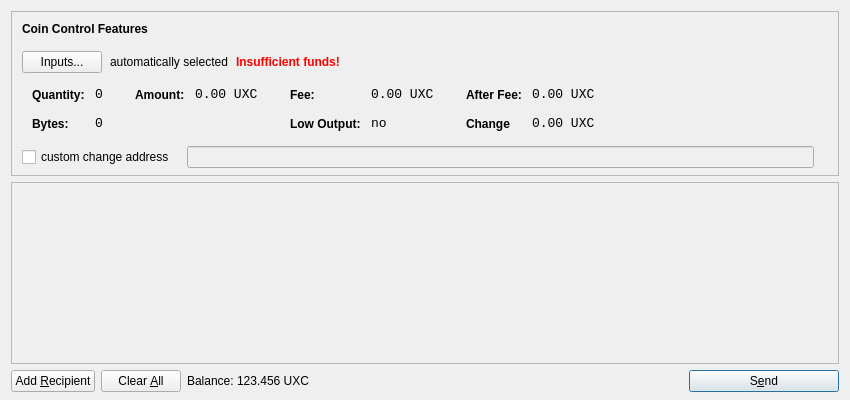
<?xml version="1.0" encoding="UTF-8"?>
<ui version="4.0">
 <class>SendCoinsDialog</class>
 <widget class="QDialog" name="SendCoinsDialog">
  <property name="geometry">
   <rect>
    <x>0</x>
    <y>0</y>
    <width>850</width>
    <height>400</height>
   </rect>
  </property>
  <property name="windowTitle">
   <string>Send Coins</string>
  </property>
  <layout class="QVBoxLayout" name="verticalLayout" stretch="0,1,0">
   <property name="bottomMargin">
    <number>8</number>
   </property>
   <item>
    <widget class="QFrame" name="frameCoinControl">
     <property name="sizePolicy">
      <sizepolicy hsizetype="Expanding" vsizetype="Expanding">
       <horstretch>0</horstretch>
       <verstretch>0</verstretch>
      </sizepolicy>
     </property>
     <property name="maximumSize">
      <size>
       <width>16777215</width>
       <height>16777215</height>
      </size>
     </property>
     <property name="frameShape">
      <enum>QFrame::StyledPanel</enum>
     </property>
     <property name="frameShadow">
      <enum>QFrame::Sunken</enum>
     </property>
     <layout class="QVBoxLayout" name="verticalLayoutCoinControl2">
      <property name="spacing">
       <number>-1</number>
      </property>
      <property name="leftMargin">
       <number>0</number>
      </property>
      <property name="topMargin">
       <number>0</number>
      </property>
      <property name="rightMargin">
       <number>0</number>
      </property>
      <property name="bottomMargin">
       <number>6</number>
      </property>
      <item>
       <layout class="QVBoxLayout" name="verticalLayoutCoinControl" stretch="0,0,0,0,1">
        <property name="spacing">
         <number>0</number>
        </property>
        <property name="leftMargin">
         <number>10</number>
        </property>
        <property name="topMargin">
         <number>10</number>
        </property>
        <item>
         <layout class="QHBoxLayout" name="horizontalLayoutCoinControl1">
          <property name="bottomMargin">
           <number>15</number>
          </property>
          <item>
           <widget class="QLabel" name="labelCoinControlFeatures">
            <property name="sizePolicy">
             <sizepolicy hsizetype="Preferred" vsizetype="Maximum">
              <horstretch>0</horstretch>
              <verstretch>0</verstretch>
             </sizepolicy>
            </property>
            <property name="font">
             <font>
              <weight>75</weight>
              <bold>true</bold>
             </font>
            </property>
            <property name="styleSheet">
             <string notr="true">font-weight:bold;</string>
            </property>
            <property name="text">
             <string>Coin Control Features</string>
            </property>
           </widget>
          </item>
         </layout>
        </item>
        <item>
         <layout class="QHBoxLayout" name="horizontalLayoutCoinControl2" stretch="0,0,0,0">
          <property name="spacing">
           <number>8</number>
          </property>
          <property name="bottomMargin">
           <number>10</number>
          </property>
          <item>
           <widget class="QPushButton" name="pushButtonCoinControl">
            <property name="styleSheet">
             <string notr="true"/>
            </property>
            <property name="text">
             <string>Inputs...</string>
            </property>
           </widget>
          </item>
          <item>
           <widget class="QLabel" name="labelCoinControlAutomaticallySelected">
            <property name="text">
             <string>automatically selected</string>
            </property>
            <property name="margin">
             <number>5</number>
            </property>
           </widget>
          </item>
          <item>
           <widget class="QLabel" name="labelCoinControlInsuffFunds">
            <property name="font">
             <font>
              <weight>75</weight>
              <bold>true</bold>
             </font>
            </property>
            <property name="styleSheet">
             <string notr="true">color:red;font-weight:bold;</string>
            </property>
            <property name="text">
             <string>Insufficient funds!</string>
            </property>
            <property name="margin">
             <number>5</number>
            </property>
           </widget>
          </item>
          <item>
           <spacer name="horizontalSpacerCoinControl">
            <property name="orientation">
             <enum>Qt::Horizontal</enum>
            </property>
            <property name="sizeHint" stdset="0">
             <size>
              <width>40</width>
              <height>1</height>
             </size>
            </property>
           </spacer>
          </item>
         </layout>
        </item>
        <item>
         <widget class="QWidget" name="widgetCoinControl" native="true">
          <property name="sizePolicy">
           <sizepolicy hsizetype="Preferred" vsizetype="Preferred">
            <horstretch>0</horstretch>
            <verstretch>0</verstretch>
           </sizepolicy>
          </property>
          <property name="minimumSize">
           <size>
            <width>0</width>
            <height>0</height>
           </size>
          </property>
          <property name="styleSheet">
           <string notr="true"/>
          </property>
          <layout class="QHBoxLayout" name="horizontalLayoutCoinControl5">
           <property name="margin">
            <number>0</number>
           </property>
           <item>
            <layout class="QHBoxLayout" name="horizontalLayoutCoinControl3" stretch="0,0,0,1">
             <property name="spacing">
              <number>20</number>
             </property>
             <property name="topMargin">
              <number>0</number>
             </property>
             <property name="bottomMargin">
              <number>10</number>
             </property>
             <item>
              <layout class="QFormLayout" name="formLayoutCoinControl1">
               <property name="horizontalSpacing">
                <number>10</number>
               </property>
               <property name="verticalSpacing">
                <number>14</number>
               </property>
               <property name="leftMargin">
                <number>10</number>
               </property>
               <property name="topMargin">
                <number>4</number>
               </property>
               <property name="rightMargin">
                <number>6</number>
               </property>
               <item row="0" column="0">
                <widget class="QLabel" name="labelCoinControlQuantityText">
                 <property name="styleSheet">
                  <string notr="true">font-weight:bold;</string>
                 </property>
                 <property name="text">
                  <string>Quantity:</string>
                 </property>
                 <property name="margin">
                  <number>0</number>
                 </property>
                </widget>
               </item>
               <item row="0" column="1">
                <widget class="QLabel" name="labelCoinControlQuantity">
                 <property name="font">
                  <font>
                   <family>Monospace</family>
                   <pointsize>10</pointsize>
                  </font>
                 </property>
                 <property name="cursor">
                  <cursorShape>IBeamCursor</cursorShape>
                 </property>
                 <property name="contextMenuPolicy">
                  <enum>Qt::ActionsContextMenu</enum>
                 </property>
                 <property name="text">
                  <string>0</string>
                 </property>
                 <property name="margin">
                  <number>0</number>
                 </property>
                 <property name="textInteractionFlags">
                  <set>Qt::LinksAccessibleByMouse|Qt::TextSelectableByKeyboard|Qt::TextSelectableByMouse</set>
                 </property>
                </widget>
               </item>
               <item row="1" column="0">
                <widget class="QLabel" name="labelCoinControlBytesText">
                 <property name="styleSheet">
                  <string notr="true">font-weight:bold;</string>
                 </property>
                 <property name="text">
                  <string>Bytes:</string>
                 </property>
                </widget>
               </item>
               <item row="1" column="1">
                <widget class="QLabel" name="labelCoinControlBytes">
                 <property name="font">
                  <font>
                   <family>Monospace</family>
                   <pointsize>10</pointsize>
                  </font>
                 </property>
                 <property name="cursor">
                  <cursorShape>IBeamCursor</cursorShape>
                 </property>
                 <property name="contextMenuPolicy">
                  <enum>Qt::ActionsContextMenu</enum>
                 </property>
                 <property name="text">
                  <string>0</string>
                 </property>
                 <property name="textInteractionFlags">
                  <set>Qt::LinksAccessibleByMouse|Qt::TextSelectableByKeyboard|Qt::TextSelectableByMouse</set>
                 </property>
                </widget>
               </item>
              </layout>
             </item>
             <item>
              <layout class="QFormLayout" name="formLayoutCoinControl2">
               <property name="horizontalSpacing">
                <number>10</number>
               </property>
               <property name="verticalSpacing">
                <number>14</number>
               </property>
               <property name="leftMargin">
                <number>6</number>
               </property>
               <property name="topMargin">
                <number>4</number>
               </property>
               <property name="rightMargin">
                <number>6</number>
               </property>
               <item row="0" column="0">
                <widget class="QLabel" name="labelCoinControlAmountText">
                 <property name="styleSheet">
                  <string notr="true">font-weight:bold;</string>
                 </property>
                 <property name="text">
                  <string>Amount:</string>
                 </property>
                 <property name="margin">
                  <number>0</number>
                 </property>
                </widget>
               </item>
               <item row="0" column="1">
                <widget class="QLabel" name="labelCoinControlAmount">
                 <property name="font">
                  <font>
                   <family>Monospace</family>
                   <pointsize>10</pointsize>
                  </font>
                 </property>
                 <property name="cursor">
                  <cursorShape>IBeamCursor</cursorShape>
                 </property>
                 <property name="contextMenuPolicy">
                  <enum>Qt::ActionsContextMenu</enum>
                 </property>
                 <property name="text">
                  <string notr="true">0.00 UXC</string>
                 </property>
                 <property name="textInteractionFlags">
                  <set>Qt::LinksAccessibleByMouse|Qt::TextSelectableByKeyboard|Qt::TextSelectableByMouse</set>
                 </property>
                </widget>
               </item>
              </layout>
             </item>
             <item>
              <layout class="QFormLayout" name="formLayoutCoinControl3">
               <property name="horizontalSpacing">
                <number>10</number>
               </property>
               <property name="verticalSpacing">
                <number>14</number>
               </property>
               <property name="leftMargin">
                <number>6</number>
               </property>
               <property name="topMargin">
                <number>4</number>
               </property>
               <property name="rightMargin">
                <number>6</number>
               </property>
               <item row="0" column="0">
                <widget class="QLabel" name="labelCoinControlFeeText">
                 <property name="styleSheet">
                  <string notr="true">font-weight:bold;</string>
                 </property>
                 <property name="text">
                  <string>Fee:</string>
                 </property>
                 <property name="margin">
                  <number>0</number>
                 </property>
                </widget>
               </item>
               <item row="0" column="1">
                <widget class="QLabel" name="labelCoinControlFee">
                 <property name="font">
                  <font>
                   <family>Monospace</family>
                   <pointsize>10</pointsize>
                  </font>
                 </property>
                 <property name="cursor">
                  <cursorShape>IBeamCursor</cursorShape>
                 </property>
                 <property name="contextMenuPolicy">
                  <enum>Qt::ActionsContextMenu</enum>
                 </property>
                 <property name="text">
                  <string notr="true">0.00 UXC</string>
                 </property>
                 <property name="textInteractionFlags">
                  <set>Qt::LinksAccessibleByMouse|Qt::TextSelectableByKeyboard|Qt::TextSelectableByMouse</set>
                 </property>
                </widget>
               </item>
               <item row="1" column="0">
                <widget class="QLabel" name="labelCoinControlLowOutputText">
                 <property name="styleSheet">
                  <string notr="true">font-weight:bold;</string>
                 </property>
                 <property name="text">
                  <string>Low Output:</string>
                 </property>
                </widget>
               </item>
               <item row="1" column="1">
                <widget class="QLabel" name="labelCoinControlLowOutput">
                 <property name="font">
                  <font>
                   <family>Monospace</family>
                   <pointsize>10</pointsize>
                  </font>
                 </property>
                 <property name="cursor">
                  <cursorShape>IBeamCursor</cursorShape>
                 </property>
                 <property name="contextMenuPolicy">
                  <enum>Qt::ActionsContextMenu</enum>
                 </property>
                 <property name="text">
                  <string>no</string>
                 </property>
                 <property name="textInteractionFlags">
                  <set>Qt::LinksAccessibleByMouse|Qt::TextSelectableByKeyboard|Qt::TextSelectableByMouse</set>
                 </property>
                </widget>
               </item>
              </layout>
             </item>
             <item>
              <layout class="QFormLayout" name="formLayoutCoinControl4">
               <property name="horizontalSpacing">
                <number>10</number>
               </property>
               <property name="verticalSpacing">
                <number>14</number>
               </property>
               <property name="leftMargin">
                <number>6</number>
               </property>
               <property name="topMargin">
                <number>4</number>
               </property>
               <property name="rightMargin">
                <number>6</number>
               </property>
               <item row="0" column="0">
                <widget class="QLabel" name="labelCoinControlAfterFeeText">
                 <property name="styleSheet">
                  <string notr="true">font-weight:bold;</string>
                 </property>
                 <property name="text">
                  <string>After Fee:</string>
                 </property>
                 <property name="margin">
                  <number>0</number>
                 </property>
                </widget>
               </item>
               <item row="0" column="1">
                <widget class="QLabel" name="labelCoinControlAfterFee">
                 <property name="font">
                  <font>
                   <family>Monospace</family>
                   <pointsize>10</pointsize>
                  </font>
                 </property>
                 <property name="cursor">
                  <cursorShape>IBeamCursor</cursorShape>
                 </property>
                 <property name="contextMenuPolicy">
                  <enum>Qt::ActionsContextMenu</enum>
                 </property>
                 <property name="text">
                  <string notr="true">0.00 UXC</string>
                 </property>
                 <property name="textInteractionFlags">
                  <set>Qt::LinksAccessibleByMouse|Qt::TextSelectableByKeyboard|Qt::TextSelectableByMouse</set>
                 </property>
                </widget>
               </item>
               <item row="1" column="0">
                <widget class="QLabel" name="labelCoinControlChangeText">
                 <property name="styleSheet">
                  <string notr="true">font-weight:bold;</string>
                 </property>
                 <property name="text">
                  <string>Change</string>
                 </property>
                </widget>
               </item>
               <item row="1" column="1">
                <widget class="QLabel" name="labelCoinControlChange">
                 <property name="font">
                  <font>
                   <family>Monospace</family>
                   <pointsize>10</pointsize>
                  </font>
                 </property>
                 <property name="cursor">
                  <cursorShape>IBeamCursor</cursorShape>
                 </property>
                 <property name="contextMenuPolicy">
                  <enum>Qt::ActionsContextMenu</enum>
                 </property>
                 <property name="text">
                  <string notr="true">0.00 UXC</string>
                 </property>
                 <property name="textInteractionFlags">
                  <set>Qt::LinksAccessibleByMouse|Qt::TextSelectableByKeyboard|Qt::TextSelectableByMouse</set>
                 </property>
                </widget>
               </item>
              </layout>
             </item>
            </layout>
           </item>
          </layout>
         </widget>
        </item>
        <item>
         <layout class="QHBoxLayout" name="horizontalLayoutCoinControl4" stretch="0,0,0">
          <property name="spacing">
           <number>12</number>
          </property>
          <property name="sizeConstraint">
           <enum>QLayout::SetDefaultConstraint</enum>
          </property>
          <property name="topMargin">
           <number>5</number>
          </property>
          <property name="rightMargin">
           <number>5</number>
          </property>
          <item>
           <widget class="QCheckBox" name="checkBoxCoinControlChange">
            <property name="text">
             <string>custom change address</string>
            </property>
           </widget>
          </item>
          <item>
           <widget class="QLineEdit" name="lineEditCoinControlChange">
            <property name="enabled">
             <bool>false</bool>
            </property>
            <property name="sizePolicy">
             <sizepolicy hsizetype="Expanding" vsizetype="Fixed">
              <horstretch>0</horstretch>
              <verstretch>0</verstretch>
             </sizepolicy>
            </property>
           </widget>
          </item>
          <item>
           <widget class="QLabel" name="labelCoinControlChangeLabel">
            <property name="sizePolicy">
             <sizepolicy hsizetype="Preferred" vsizetype="Expanding">
              <horstretch>0</horstretch>
              <verstretch>0</verstretch>
             </sizepolicy>
            </property>
            <property name="minimumSize">
             <size>
              <width>0</width>
              <height>0</height>
             </size>
            </property>
            <property name="text">
             <string/>
            </property>
            <property name="margin">
             <number>3</number>
            </property>
           </widget>
          </item>
         </layout>
        </item>
        <item>
         <spacer name="verticalSpacerCoinControl">
          <property name="orientation">
           <enum>Qt::Vertical</enum>
          </property>
          <property name="sizeHint" stdset="0">
           <size>
            <width>800</width>
            <height>1</height>
           </size>
          </property>
         </spacer>
        </item>
       </layout>
      </item>
     </layout>
    </widget>
   </item>
   <item>
    <widget class="QScrollArea" name="scrollArea">
     <property name="widgetResizable">
      <bool>true</bool>
     </property>
     <widget class="QWidget" name="scrollAreaWidgetContents">
      <property name="geometry">
       <rect>
        <x>0</x>
        <y>0</y>
        <width>830</width>
        <height>165</height>
       </rect>
      </property>
      <layout class="QVBoxLayout" name="verticalLayout_2">
       <property name="margin">
        <number>0</number>
       </property>
       <item>
        <layout class="QVBoxLayout" name="entries">
         <property name="spacing">
          <number>6</number>
         </property>
        </layout>
       </item>
       <item>
        <spacer name="verticalSpacer">
         <property name="orientation">
          <enum>Qt::Vertical</enum>
         </property>
         <property name="sizeHint" stdset="0">
          <size>
           <width>20</width>
           <height>40</height>
          </size>
         </property>
        </spacer>
       </item>
      </layout>
     </widget>
    </widget>
   </item>
   <item>
    <layout class="QHBoxLayout" name="horizontalLayout">
     <item>
      <widget class="QPushButton" name="addButton">
       <property name="toolTip">
        <string>Send to multiple recipients at once</string>
       </property>
       <property name="text">
        <string>Add &amp;Recipient</string>
       </property>
       <property name="autoDefault">
        <bool>false</bool>
       </property>
      </widget>
     </item>
     <item>
      <widget class="QPushButton" name="clearButton">
       <property name="sizePolicy">
        <sizepolicy hsizetype="Minimum" vsizetype="Fixed">
         <horstretch>0</horstretch>
         <verstretch>0</verstretch>
        </sizepolicy>
       </property>
       <property name="toolTip">
        <string>Remove all transaction fields</string>
       </property>
       <property name="text">
        <string>Clear &amp;All</string>
       </property>
       <property name="autoRepeatDelay">
        <number>300</number>
       </property>
       <property name="autoDefault">
        <bool>false</bool>
       </property>
      </widget>
     </item>
     <item>
      <layout class="QHBoxLayout" name="horizontalLayout_2">
       <property name="spacing">
        <number>3</number>
       </property>
       <item>
        <widget class="QLabel" name="label">
         <property name="sizePolicy">
          <sizepolicy hsizetype="Preferred" vsizetype="Fixed">
           <horstretch>0</horstretch>
           <verstretch>0</verstretch>
          </sizepolicy>
         </property>
         <property name="text">
          <string>Balance:</string>
         </property>
        </widget>
       </item>
       <item>
        <widget class="QLabel" name="labelBalance">
         <property name="sizePolicy">
          <sizepolicy hsizetype="Preferred" vsizetype="Fixed">
           <horstretch>0</horstretch>
           <verstretch>0</verstretch>
          </sizepolicy>
         </property>
         <property name="cursor">
          <cursorShape>IBeamCursor</cursorShape>
         </property>
         <property name="text">
          <string notr="true">123.456 UXC</string>
         </property>
         <property name="textInteractionFlags">
          <set>Qt::LinksAccessibleByMouse|Qt::TextSelectableByKeyboard|Qt::TextSelectableByMouse</set>
         </property>
        </widget>
       </item>
      </layout>
     </item>
     <item>
      <spacer name="horizontalSpacer">
       <property name="orientation">
        <enum>Qt::Horizontal</enum>
       </property>
       <property name="sizeHint" stdset="0">
        <size>
         <width>40</width>
         <height>20</height>
        </size>
       </property>
      </spacer>
     </item>
     <item>
      <widget class="QPushButton" name="sendButton">
       <property name="minimumSize">
        <size>
         <width>150</width>
         <height>0</height>
        </size>
       </property>
       <property name="toolTip">
        <string>Confirm the send action</string>
       </property>
       <property name="text">
        <string>S&amp;end</string>
       </property>
       <property name="icon">
        <iconset resource="../bitcoin.qrc">
         <normaloff>:/icons/send</normaloff>:/icons/send</iconset>
       </property>
       <property name="default">
        <bool>true</bool>
       </property>
      </widget>
     </item>
    </layout>
   </item>
  </layout>
 </widget>
 <resources>
  <include location="../bitcoin.qrc"/>
 </resources>
 <connections/>
</ui>
